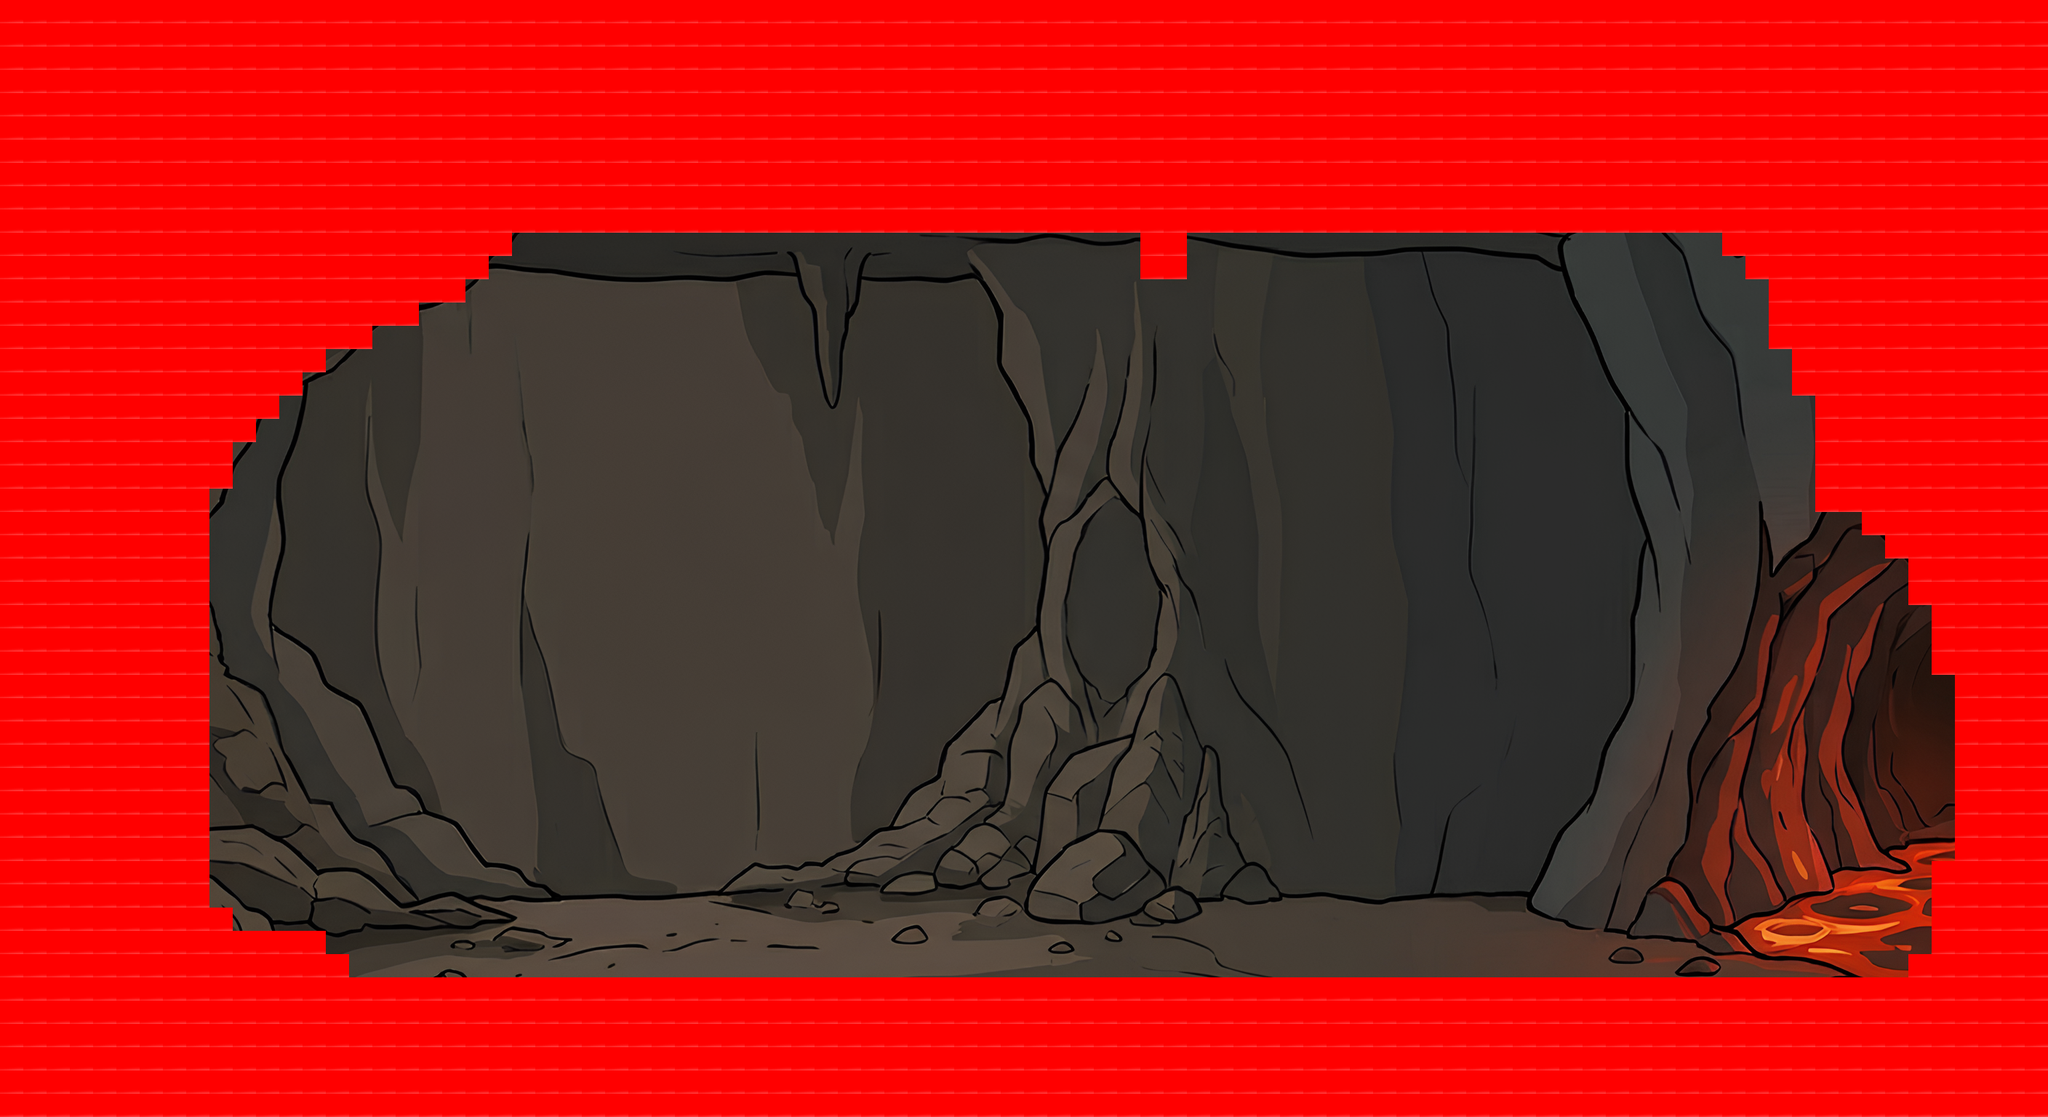

This is a level from a 2D game, rendered from its Tiled map with the project's own tilesets. A one-line summary and the map file follow, with tile-layer data summarised:
An orthogonal 88x48 tile map with 32x32 px tiles, 1 tile layer (Collisions), 1 image layer and 3 objects (Porte_to_lave, Spawn_from_lave, Spawn_from_haut).

<map version="1.10" tiledversion="1.12.1" orientation="orthogonal" renderorder="right-down" width="88" height="48" tilewidth="32" tileheight="32" infinite="0" nextlayerid="5" nextobjectid="6">
 <tileset firstgid="1" source="tiles_jeu.tsx" />
 <imagelayer id="2" name="Background">
  <image source="../images/Zone1.png" width="2816" height="1536" />
 </imagelayer>
 <layer id="3" name="Collisions" width="88" height="48">
  <data>[4224 cells, 2015 non-empty, 1 distinct tile ids]</data>
 </layer>
 <objectgroup id="4" name="Objets">
  <object id="1" type="Porte_to_lave" x="2482.67" y="1322.67">
   <point />
  </object>
  <object id="3" type="Spawn_from_lave" x="2440" y="1322.67">
   <point />
  </object>
  <object id="5" type="Spawn_from_haut" x="1444" y="401.333">
   <point />
  </object>
 </objectgroup>
</map>
